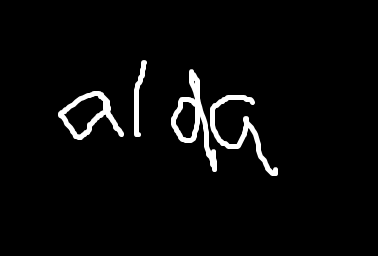
#> input picture nama.png, 378 x 256 px
$ python Operasi_Morfologi.py
#> lines starting #> are read from the running program, lines starting #| are printed output that depends on the picture
import cv2 as cv2
import numpy as np

img = cv2.imread("nama.png")
#> img is the input picture: shape (256, 378, 3); min 0, max 255, mean 9.1
cv2.imshow("Original Image", img)
kernel = np.ones((5,5),np.uint8)
erosion = cv2.erode(img, kernel, iterations=1)
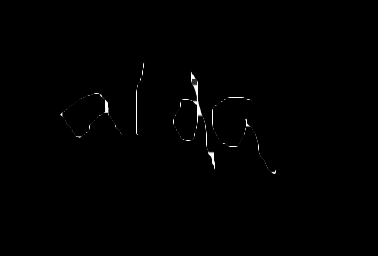
#> erosion: shape (256, 378, 3); min 0, max 255, mean 1.2
cv2.imshow("Erosion", erosion)

dilation = cv2.dilate(img, kernel, iterations=1)
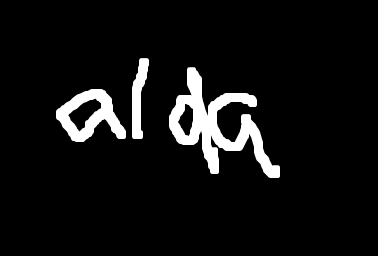
#> dilation: shape (256, 378, 3); min 0, max 255, mean 17.3
cv2.imshow("Dilasi", dilation)

kernel1 = np.ones((3,3),np.uint8)
opening = cv2.morphologyEx(img, cv2.MORPH_OPEN, kernel1)
cv2.imshow("Opening", opening)

closing = cv2.morphologyEx(img, cv2.MORPH_CLOSE, kernel)
cv2.imshow("Closing", closing)

gradient = cv2.morphologyEx(img, cv2.MORPH_GRADIENT, kernel)
cv2.imshow("Gradient", gradient)

cv2.waitKey(0)
